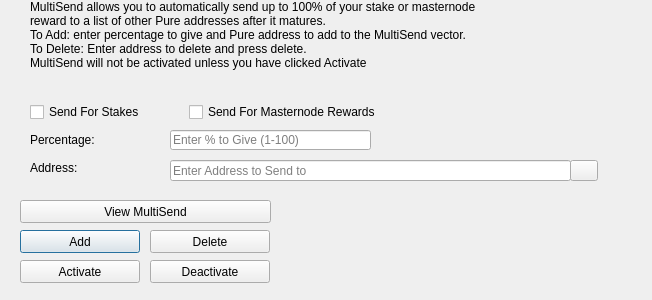
<?xml version="1.0" encoding="UTF-8"?>
<ui version="4.0">
 <class>MultiSendDialog</class>
 <widget class="QDialog" name="MultiSendDialog">
  <property name="windowModality">
   <enum>Qt::NonModal</enum>
  </property>
  <property name="geometry">
   <rect>
    <x>0</x>
    <y>0</y>
    <width>652</width>
    <height>300</height>
   </rect>
  </property>
  <property name="windowTitle">
   <string>MultiSend</string>
  </property>
  <widget class="QLineEdit" name="multiSendPercentEdit">
   <property name="geometry">
    <rect>
     <x>170</x>
     <y>130</y>
     <width>201</width>
     <height>20</height>
    </rect>
   </property>
   <property name="toolTip">
    <string>Enter whole numbers 1 - 100</string>
   </property>
   <property name="placeholderText">
    <string>Enter % to Give (1-100)</string>
   </property>
  </widget>
  <widget class="QLineEdit" name="multiSendAddressEdit">
   <property name="geometry">
    <rect>
     <x>170</x>
     <y>160</y>
     <width>401</width>
     <height>21</height>
    </rect>
   </property>
   <property name="toolTip">
    <string/>
   </property>
   <property name="placeholderText">
    <string>Enter Address to Send to</string>
   </property>
  </widget>
  <widget class="QLabel" name="label_2">
   <property name="geometry">
    <rect>
     <x>30</x>
     <y>0</y>
     <width>451</width>
     <height>121</height>
    </rect>
   </property>
   <property name="lineWidth">
    <number>1</number>
   </property>
   <property name="text">
    <string>MultiSend allows you to automatically send up to 100% of your stake or masternode reward to a list of other Pure addresses after it matures.
To Add: enter percentage to give and Pure address to add to the MultiSend vector.
To Delete: Enter address to delete and press delete.
MultiSend will not be activated unless you have clicked Activate</string>
   </property>
   <property name="alignment">
    <set>Qt::AlignLeading|Qt::AlignLeft|Qt::AlignTop</set>
   </property>
   <property name="wordWrap">
    <bool>true</bool>
   </property>
  </widget>
  <widget class="QLabel" name="message">
   <property name="geometry">
    <rect>
     <x>290</x>
     <y>200</y>
     <width>351</width>
     <height>91</height>
    </rect>
   </property>
   <property name="text">
    <string/>
   </property>
  </widget>
  <widget class="QPushButton" name="addButton">
   <property name="geometry">
    <rect>
     <x>20</x>
     <y>230</y>
     <width>120</width>
     <height>23</height>
    </rect>
   </property>
   <property name="toolTip">
    <string/>
   </property>
   <property name="statusTip">
    <string>Add to MultiSend Vector</string>
   </property>
   <property name="text">
    <string>Add</string>
   </property>
  </widget>
  <widget class="QPushButton" name="disableButton">
   <property name="geometry">
    <rect>
     <x>150</x>
     <y>260</y>
     <width>120</width>
     <height>23</height>
    </rect>
   </property>
   <property name="statusTip">
    <string>Deactivate MultiSend</string>
   </property>
   <property name="text">
    <string>Deactivate</string>
   </property>
  </widget>
  <widget class="QPushButton" name="addressBookButton">
   <property name="geometry">
    <rect>
     <x>570</x>
     <y>160</y>
     <width>28</width>
     <height>21</height>
    </rect>
   </property>
   <property name="toolTip">
    <string>Choose an address from the address book</string>
   </property>
   <property name="text">
    <string/>
   </property>
   <property name="icon">
    <iconset resource="../pure.qrc">
     <normaloff>:/icons/address-book</normaloff>:/icons/address-book</iconset>
   </property>
   <property name="shortcut">
    <string>Alt+A</string>
   </property>
   <property name="autoDefault">
    <bool>false</bool>
   </property>
  </widget>
  <widget class="QLabel" name="label">
   <property name="geometry">
    <rect>
     <x>30</x>
     <y>130</y>
     <width>121</width>
     <height>20</height>
    </rect>
   </property>
   <property name="toolTip">
    <string>Percentage of stake to send</string>
   </property>
   <property name="text">
    <string>Percentage:</string>
   </property>
  </widget>
  <widget class="QLabel" name="label_5">
   <property name="geometry">
    <rect>
     <x>30</x>
     <y>160</y>
     <width>111</width>
     <height>16</height>
    </rect>
   </property>
   <property name="toolTip">
    <string>Address to send portion of stake to</string>
   </property>
   <property name="text">
    <string>Address:</string>
   </property>
  </widget>
  <widget class="QPushButton" name="deleteButton">
   <property name="geometry">
    <rect>
     <x>150</x>
     <y>230</y>
     <width>120</width>
     <height>23</height>
    </rect>
   </property>
   <property name="toolTip">
    <string/>
   </property>
   <property name="statusTip">
    <string>Delete Address From MultiSend Vector</string>
   </property>
   <property name="text">
    <string>Delete</string>
   </property>
  </widget>
  <widget class="QPushButton" name="activateButton">
   <property name="geometry">
    <rect>
     <x>20</x>
     <y>260</y>
     <width>120</width>
     <height>23</height>
    </rect>
   </property>
   <property name="statusTip">
    <string>Activate MultiSend</string>
   </property>
   <property name="text">
    <string>Activate</string>
   </property>
  </widget>
  <widget class="QPushButton" name="viewButton">
   <property name="geometry">
    <rect>
     <x>20</x>
     <y>200</y>
     <width>251</width>
     <height>23</height>
    </rect>
   </property>
   <property name="toolTip">
    <string/>
   </property>
   <property name="statusTip">
    <string>View MultiSend Vector</string>
   </property>
   <property name="text">
    <string>View MultiSend</string>
   </property>
  </widget>
  <widget class="QWidget" name="horizontalLayoutWidget">
   <property name="geometry">
    <rect>
     <x>30</x>
     <y>100</y>
     <width>351</width>
     <height>24</height>
    </rect>
   </property>
   <layout class="QHBoxLayout" name="horizontalLayout">
    <item>
     <widget class="QCheckBox" name="multiSendStakeCheckBox">
      <property name="text">
       <string>Send For Stakes</string>
      </property>
     </widget>
    </item>
    <item>
     <widget class="QCheckBox" name="multiSendMasternodeCheckBox">
      <property name="text">
       <string>Send For Masternode Rewards</string>
      </property>
     </widget>
    </item>
   </layout>
  </widget>
 </widget>
 <resources>
  <include location="../pure.qrc"/>
 </resources>
 <connections/>
</ui>
